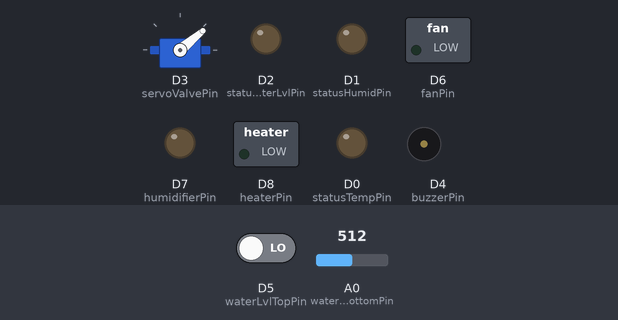
The sketch below on a simulated ESP8266 (NodeMCU). Shown: servo, switched loads named in the sketch (green lamp = pin HIGH), output pins drawn as LEDs (lit = HIGH), buzzer (waves = sounding, pin HIGH). The inputs (shaded band) are chosen by the test bench; at power-on: D5 (waterLvlTopPin) LOW, A0 (waterLvlBottomPin) = 512. WiFi joins after 1.5 s; servers stay silent unless stated; the Firebase database answers and starts empty; what the sketch prints to the serial monitor is not drawn.

Above: at 0.1 s.
At 4.0 s:
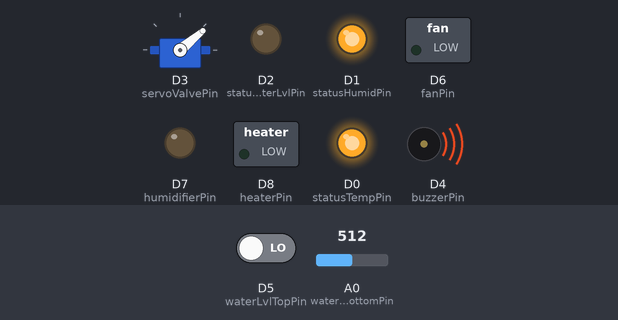
4.1 s: D5 (waterLvlTopPin) driven HIGH
7.6 s: A0 (waterLvlBottomPin) set to 482
Timing chart, 0 to 10.6 s (numbered marks = the images above; inputs shaded):
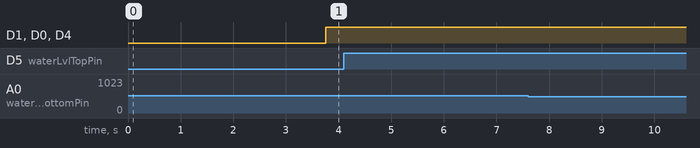

The sketch:

ESP8266_BAsic_Controller.ino
```cpp
//ESP8266 library
#include <ESP8266WiFi.h>

//Firebase library
#include <FirebaseArduino.h>
#include <ArduinoJson.h>

//Servo motor library
#include <Servo.h>

//Firebase databse secret
#define FIREBASE_HOST "jk-fyp-1234.firebaseio.com"
#define FIREBASE_AUTH "brhDDULhPFbIpgEd9McHx5kfLVf7oYjCA9AhVoS2"

//SSID and password
#define WIFI_SSID "JK Honor"
#define WIFI_PASSWORD "technical"

//Interrupt flag and variable
int calAvgPeriod = 5;
bool calAvgFlag = false;
int counter = 0;

//Pin setup
const int statusTempPin = D0;
const int statusHumidPin = D1;
const int statusWaterLvlPin = D2;
const int servoValvePin = D3;
const int buzzerPin = D4;
const int waterLvlTopPin = D5;
const int waterLvlBottomPin = A0;
const int fanPin = D6;
const int humidifierPin = D7;
const int heaterPin = D8;

//Variable and output setup
float valueTemp[5] = {0, 0, 0, 0, 0};
float valueHumid[5] = {0, 0, 0, 0, 0};
bool outputHeater = true;
int outputValve = 0;

//Servo motor setup
Servo servoValve;

void setup() {
//  Setuo for all pin
  pinMode(buzzerPin, OUTPUT);
  pinMode(statusTempPin, OUTPUT);
  pinMode(statusHumidPin, OUTPUT);
  pinMode(statusWaterLvlPin, OUTPUT);
  pinMode(waterLvlTopPin, INPUT);
  pinMode(waterLvlBottomPin, INPUT);
  servoValve.attach(servoValvePin);
  pinMode(heaterPin, OUTPUT);
  pinMode(humidifierPin, OUTPUT);
  pinMode(fanPin, OUTPUT);

//  Setup for timer 1
  timer1_disable();
  timer1_attachInterrupt(timer1_callISR);
  timer1_isr_init();
  timer1_enable(TIM_DIV16, TIM_EDGE, TIM_LOOP); // 5MHz
  timer1_write(5000000);  // Tick every 1 seconds
//  ESP.wdtDisable();
//  ESP.wdtEnable(WDTO_8S);

//  Write the valve initial position.
  servoValve.write(40);

//  Prepare serial monitor
  Serial.begin(74880);

//  Connect to Wi-fi
  WiFi.begin(WIFI_SSID, WIFI_PASSWORD);
  Serial.print("connecting");

  while (WiFi.status() != WL_CONNECTED) {
    Serial.print(".");
    delay(500);
  }
  Serial.println();
  Serial.print("connected: ");
  Serial.println(WiFi.localIP());

//  Delete previos record on Firebase Realtime Database
  Firebase.begin(FIREBASE_HOST, FIREBASE_AUTH);
  Firebase.remove("Sensors/Sensor_1/Humidity");
  Firebase.remove("Sensors/Sensor_2/Humidity");
  Firebase.remove("Sensors/Sensor_3/Humidity");
  Firebase.remove("Sensors/Sensor_4/Humidity");
  Firebase.remove("Sensors/Sensor_1/Temperature");
  Firebase.remove("Sensors/Sensor_2/Temperature");
  Firebase.remove("Sensors/Sensor_3/Temperature");
  Firebase.remove("Sensors/Sensor_4/Temperature");

//  Stand by the Emergency Stop button
  Firebase.setString("Emergency Stop","Stand By");
}

void loop(){
//  Write the water level to the database.
  waterLvl();       // Check the water level.

//  ALL Parameter is based on the value in the database.
  setValve();       // Set the position of the valve.
  heater();         // Turn on/off the heater.
  humidifier();     // Turn on/off the humidfier and the fan.
  monitorParam();   // Monitor the fault.
  EStop();          // Check for Emergency Stop Button.
}

void EStop(){
  String ESTOP = (Firebase.getString("Emergency Stop"));
  if (ESTOP.equals("Triggered")){
    digitalWrite(humidifierPin, LOW);
    digitalWrite(heaterPin, LOW);
    Firebase.setString("Actuators/Humidifier Relay","OFF");
    Firebase.setString("Actuators/Heater Relay","OFF");
  }
}

void monitorParam(){
  FirebaseObject jsonParam = (Firebase.get("Summary"));
  String rangeHumid = jsonParam.getString("Humidity Range");
  String rangeTemp = jsonParam.getString("Temperature Range");
  String rangeWaterLvl = jsonParam.getString("Water Level");
  int buzzerHumidFlag = 0, buzzerTempFlag = 0, buzzerWaterLvlFlag = 0;
  if (rangeHumid != "In Range"){
     Serial.println(rangeHumid);
     digitalWrite(statusHumidPin, HIGH);
     buzzerHumidFlag = 1;
  }
  else {
    Serial.println("Humidity is in range. ");
    digitalWrite(statusHumidPin, LOW);
    buzzerHumidFlag = 0;
  }

  if (rangeTemp != "In Range"){
     Serial.println(rangeTemp);
     digitalWrite(statusTempPin, HIGH);
     buzzerTempFlag = 1;
  }
  else {
    Serial.println("Temperature is in range. ");
    digitalWrite(statusTempPin, LOW);
    buzzerTempFlag = 0;
  }

  if(rangeWaterLvl == "Low"){
    Serial.println("Water Level is LOW!");
    digitalWrite(statusWaterLvlPin, HIGH);
    buzzerWaterLvlFlag = 1;
  }
  else{
    Serial.println("Water Level is in range. \n");
    digitalWrite(statusWaterLvlPin, LOW);
    buzzerWaterLvlFlag = 0;
  }
  if (buzzerHumidFlag || buzzerTempFlag || buzzerWaterLvlFlag) digitalWrite(buzzerPin, HIGH);
  else digitalWrite(buzzerPin, LOW);

}

void humidifier(void){
  String humidifierInput = (Firebase.getString("Actuators/Humidifier Relay"));
  if (humidifierInput.equals("ON")){
    Serial.print("Humidifier Relay : ");
    Serial.println(humidifierInput);
    digitalWrite(humidifierPin, HIGH);
    Serial.print("Fan Relay : ");
    Serial.println(humidifierInput);
    digitalWrite(fanPin, HIGH);
  }
  else if (humidifierInput.equals("OFF")){
    Serial.print("Humidifier Relay : ");
    Serial.println(humidifierInput);
    digitalWrite(humidifierPin, LOW);
    Serial.print("Fan Relay : ");
    Serial.println(humidifierInput);
    digitalWrite(fanPin, LOW);
  }
}

void heater(void){
  String heaterInput = (Firebase.getString("Actuators/Heater Relay"));
  if (heaterInput.equals("ON")){
    Serial.print("Heater Relay : ");
    Serial.println(heaterInput);
    digitalWrite(heaterPin, HIGH);
  }
  else if (heaterInput.equals("OFF")){
    Serial.print("Heater Relay : ");
    Serial.println(heaterInput);
    digitalWrite(heaterPin, LOW);
  }
}

void waterLvl(void){
  bool top = digitalRead(waterLvlTopPin);
  int val = analogRead(waterLvlBottomPin);
  bool bottom;
  if (val > 500) bottom = true;
  else bottom = false;

  if(top == true && bottom == true)         {
//    Serial.println("1");
    Firebase.setString("Sensors/Water Level","Normal");
    if (Firebase.success()) Serial.println("Water level : Normal");
    else if (Firebase.failed())  Serial.println("Water level : FAILED");
  }
  else if(top == true && bottom == false)   {
//    Serial.println("2");
    Firebase.setString("Sensors/Water Level","Low");
    if (Firebase.success()) Serial.println("Water level : Low");
    else if (Firebase.failed())  Serial.println("Water level : FAILED");
  }
  else if(top == false && bottom == true)   {
//    Serial.println("3");
    Firebase.setString("Sensors/Water Level","Full");
    if (Firebase.success()) Serial.println("Water level : Full");
    else if (Firebase.failed())  Serial.println("Water level : FAILED");
  }
//  else if(top == false && bottom == false)  Serial.println("4");

  Firebase.setString("Refresh Control/Water Level","0");
}

void setValve(void){
  String valveInput = (Firebase.getString("Actuators/Valve Relay"));
  if (valveInput.equals("ON")){
    Serial.print("Valve Relay : ");
    Serial.println(valveInput);
    servoValve.write(40);
  }
  else if (valveInput.equals("OFF")){
    Serial.print("Valve Relay : ");
    Serial.println(valveInput);
    servoValve.write(75);
  }
}

void timer1_callISR(void) {
//  wdt_reset();
  counter ++;
  if (counter == calAvgPeriod){
    calAvgFlag = true;
    counter = 0;
  }
}
```

Measured:
- after the input at 4.1 s, every drawn part: stays the same
- after the input at 7.6 s, every drawn part: stays the same
